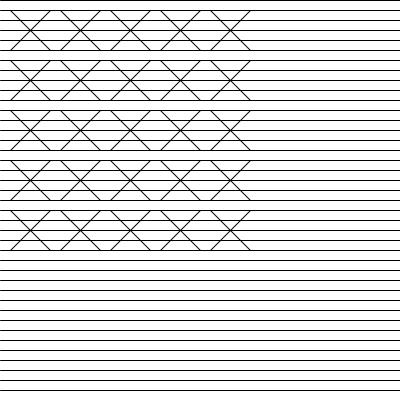
Frame 1 (no input)
Frame 60 (the mouse pressed at the canvas centre just before this capture): identical to frame 1, image omitted
Frame 120 (the mouse held since frame 60 and released just before this capture): identical to frame 1, image omitted

The Processing sketch that drew this single still picture (run headless with seeded random() and noise(); from frame 60 on, the mouse is pressed at the canvas centre):

// Processing sketch: _00_functionExample
// ── _00_functionExample.pde
void setup(){
    size(400, 400);
}

void draw(){
    background(255);
    
    //drawX(50, 50);        // 정의한 함수를 호출한다.!
    //drawX(100, 100);        // 정의한 함수를 호출한다.!
    
    for(int i=0; i<5; i++){
        for(int j=0; j<5; j++){
            drawX(i*50, j*50);
        }
    }
    
    for(int i=0; i<100; i++){
        drawY(i*10);
    }
}

void drawX(int x, int y){
    line(10+x, 10+y, 50+x, 50+y);
    line(50+x, 10+y, 10+x, 50+y);
}

void drawY(int y){
    line(0, y, 400, y);
}
